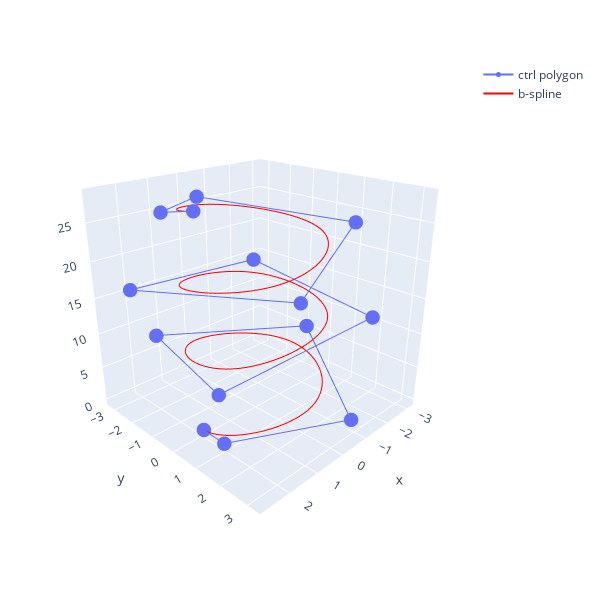

Write notebook code for a chart like this one.
### Code cell
c = mapreduce(permutedims, vcat, ctrl)
bp = mapreduce(permutedims, vcat, bs_pts)
   
fig7 = Plot(scatter3d(x=c[:, 1], y=c[:, 2],  z=c[:, 3],        
                       name="ctrl polygon", marker_size=5),
               Layout(width=600, height=600, scene_camera_eye=attr(x=1.65, y=1.65, z=1)))
addtraces!(fig7, scatter3d(x=bp[:,1], y=bp[:, 2], z=bp[:, 3],    
                            name="b-spline", mode="lines", line_color="red"))
display(fig7)

### Figure 1 — Plotly figure (JSON) as saved in the notebook; plotly's stock layout.template omitted (floating-point values rounded to 4 significant figures; data arrays with more than 128 entries replaced by an {"elided": "..."} marker saying what was removed)
{"data": [{"marker": {"size": 5}, "name": "ctrl polygon", "type": "scatter3d", "x": [1.96, 2.138, -0.5266, -3.143, 1.359, 2.785, -2.165, -2.165, 2.785, 1.359, -3.143, -0.5266, 2.138, 1.96], "y": [0.01746, 1.13, 3.231, -0.9103, -3.015, 1.792, 2.491, -2.491, -1.792, 3.015, 0.9103, -3.231, -1.13, -0.01746], "z": [-8.049e-16, 0.8568, 2.57, 5.141, 7.711, 10.28, 12.85, 15.42, 17.99, 20.56, 23.13, 25.7, 27.42, 28.27]}, {"line": {"color": "red"}, "mode": "lines", "name": "b-spline", "type": "scatter3d", "x": {"elided": "200 float values"}, "y": {"elided": "200 float values"}, "z": {"elided": "200 float values"}}], "layout": {"height": 600, "margin": {"b": 50, "l": 50, "r": 50, "t": 60}, "scene": {"camera": {"eye": {"x": 1.65, "y": 1.65, "z": 1}}}, "width": 600}}
